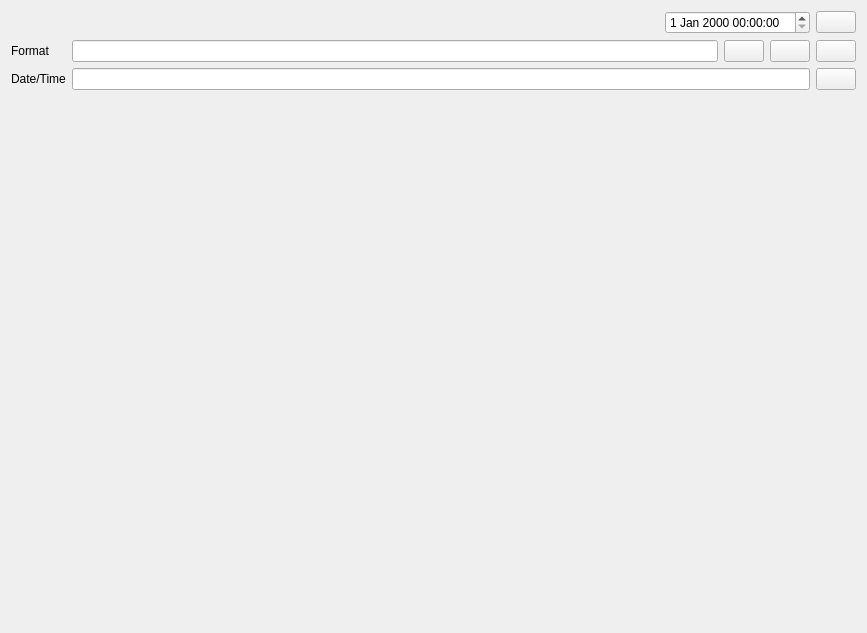
<?xml version="1.0" encoding="UTF-8"?>
<ui version="4.0">
 <class>QDateTimeConverterWidget</class>
 <widget class="QWidget" name="QDateTimeConverterWidget">
  <property name="geometry">
   <rect>
    <x>0</x>
    <y>0</y>
    <width>867</width>
    <height>633</height>
   </rect>
  </property>
  <property name="windowTitle">
   <string>Form</string>
  </property>
  <property name="locale">
   <locale language="English" country="UnitedStates"/>
  </property>
  <layout class="QVBoxLayout" name="verticalLayout" stretch="0,1">
   <item>
    <layout class="QHBoxLayout" name="horizontalLayout">
     <item>
      <spacer name="horizontalSpacer">
       <property name="orientation">
        <enum>Qt::Orientation::Horizontal</enum>
       </property>
       <property name="sizeHint" stdset="0">
        <size>
         <width>40</width>
         <height>20</height>
        </size>
       </property>
      </spacer>
     </item>
     <item>
      <widget class="QDateTimeEdit" name="dateTimeEdit"/>
     </item>
     <item>
      <widget class="QPushButton" name="getCurrentDateTimeButton">
       <property name="toolTip">
        <string>Get current date time</string>
       </property>
       <property name="text">
        <string/>
       </property>
       <property name="icon">
        <iconset theme="QIcon::ThemeIcon::ViewRefresh"/>
       </property>
      </widget>
     </item>
    </layout>
   </item>
   <item>
    <layout class="QFormLayout" name="formLayout">
     <item row="0" column="0">
      <widget class="QLabel" name="label">
       <property name="text">
        <string>Format</string>
       </property>
      </widget>
     </item>
     <item row="0" column="1">
      <layout class="QHBoxLayout" name="horizontalLayout_2">
       <item>
        <widget class="QLineEdit" name="format"/>
       </item>
       <item>
        <widget class="QPushButton" name="copyButton">
         <property name="toolTip">
          <string>Copy</string>
         </property>
         <property name="text">
          <string/>
         </property>
         <property name="icon">
          <iconset theme="QIcon::ThemeIcon::EditCopy"/>
         </property>
        </widget>
       </item>
       <item>
        <widget class="QPushButton" name="pasteButton">
         <property name="toolTip">
          <string>Paste</string>
         </property>
         <property name="text">
          <string/>
         </property>
         <property name="icon">
          <iconset theme="QIcon::ThemeIcon::EditPaste"/>
         </property>
        </widget>
       </item>
       <item>
        <widget class="QPushButton" name="clearButton">
         <property name="toolTip">
          <string>Clear</string>
         </property>
         <property name="text">
          <string/>
         </property>
         <property name="icon">
          <iconset theme="QIcon::ThemeIcon::EditClear"/>
         </property>
        </widget>
       </item>
      </layout>
     </item>
     <item row="1" column="0">
      <widget class="QLabel" name="label_2">
       <property name="text">
        <string>Date/Time</string>
       </property>
      </widget>
     </item>
     <item row="1" column="1">
      <layout class="QHBoxLayout" name="horizontalLayout_3">
       <item>
        <widget class="QLineEdit" name="dateTime"/>
       </item>
       <item>
        <widget class="QPushButton" name="copyOutputButton">
         <property name="toolTip">
          <string>Copy</string>
         </property>
         <property name="text">
          <string/>
         </property>
         <property name="icon">
          <iconset theme="QIcon::ThemeIcon::EditCopy"/>
         </property>
        </widget>
       </item>
      </layout>
     </item>
    </layout>
   </item>
  </layout>
 </widget>
 <resources/>
 <connections/>
</ui>
